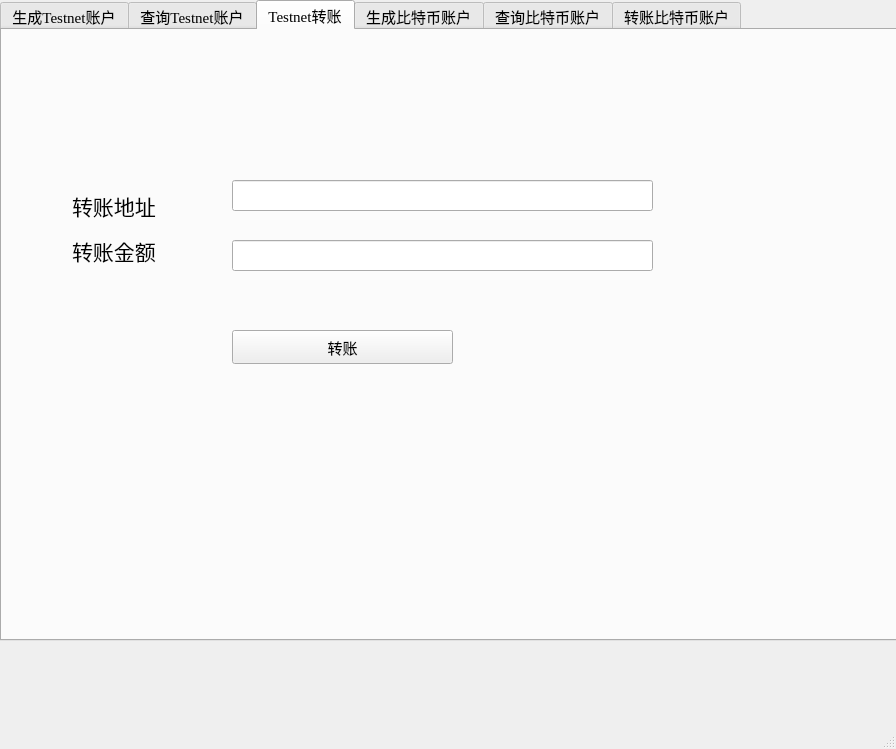
<?xml version="1.0" encoding="UTF-8"?>
<ui version="4.0">
 <class>MainWindow</class>
 <widget class="QMainWindow" name="MainWindow">
  <property name="geometry">
   <rect>
    <x>0</x>
    <y>0</y>
    <width>896</width>
    <height>749</height>
   </rect>
  </property>
  <property name="font">
   <font>
    <weight>50</weight>
    <bold>false</bold>
   </font>
  </property>
  <property name="windowTitle">
   <string>比特币账户查询</string>
  </property>
  <widget class="QWidget" name="centralwidget">
   <widget class="QTabWidget" name="tabWidget">
    <property name="geometry">
     <rect>
      <x>0</x>
      <y>0</y>
      <width>901</width>
      <height>641</height>
     </rect>
    </property>
    <property name="font">
     <font>
      <family>Times New Roman</family>
      <pointsize>11</pointsize>
     </font>
    </property>
    <property name="currentIndex">
     <number>2</number>
    </property>
    <widget class="QWidget" name="tab1">
     <attribute name="title">
      <string>生成Testnet账户</string>
     </attribute>
     <widget class="QPushButton" name="ButtonForUser">
      <property name="geometry">
       <rect>
        <x>40</x>
        <y>260</y>
        <width>151</width>
        <height>51</height>
       </rect>
      </property>
      <property name="font">
       <font>
        <family>Agency FB</family>
        <pointsize>16</pointsize>
       </font>
      </property>
      <property name="text">
       <string>生成账户</string>
      </property>
     </widget>
     <widget class="QLineEdit" name="lineEdit_create_user">
      <property name="geometry">
       <rect>
        <x>220</x>
        <y>260</y>
        <width>441</width>
        <height>51</height>
       </rect>
      </property>
      <property name="font">
       <font>
        <family>Times New Roman</family>
        <pointsize>16</pointsize>
       </font>
      </property>
     </widget>
    </widget>
    <widget class="QWidget" name="tab2">
     <attribute name="title">
      <string>查询Testnet账户</string>
     </attribute>
     <widget class="QWidget" name="verticalLayoutWidget">
      <property name="geometry">
       <rect>
        <x>60</x>
        <y>150</y>
        <width>491</width>
        <height>101</height>
       </rect>
      </property>
      <layout class="QVBoxLayout" name="verticalLayout">
       <item>
        <widget class="QLabel" name="label_5">
         <property name="font">
          <font>
           <family>宋体</family>
           <pointsize>26</pointsize>
          </font>
         </property>
         <property name="text">
          <string>查询结果</string>
         </property>
         <property name="alignment">
          <set>Qt::AlignCenter</set>
         </property>
        </widget>
       </item>
       <item>
        <layout class="QFormLayout" name="formLayout_3">
         <item row="0" column="1">
          <layout class="QHBoxLayout" name="horizontalLayout_2">
           <item>
            <widget class="QLabel" name="label_2">
             <property name="font">
              <font>
               <family>黑体</family>
               <pointsize>14</pointsize>
               <weight>75</weight>
               <bold>true</bold>
               <strikeout>false</strikeout>
              </font>
             </property>
             <property name="text">
              <string>&lt;html&gt;&lt;head/&gt;&lt;body&gt;&lt;p&gt;&lt;span style=&quot; color:#00aa00;&quot;&gt;0&lt;/span&gt;&lt;/p&gt;&lt;/body&gt;&lt;/html&gt;</string>
             </property>
             <property name="alignment">
              <set>Qt::AlignRight|Qt::AlignTrailing|Qt::AlignVCenter</set>
             </property>
            </widget>
           </item>
           <item>
            <widget class="QLabel" name="label_3">
             <property name="font">
              <font>
               <family>宋体</family>
               <pointsize>14</pointsize>
              </font>
             </property>
             <property name="text">
              <string>satoshi</string>
             </property>
            </widget>
           </item>
          </layout>
         </item>
         <item row="0" column="0">
          <widget class="QLabel" name="label_4">
           <property name="font">
            <font>
             <family>宋体</family>
             <pointsize>14</pointsize>
            </font>
           </property>
           <property name="text">
            <string>账户余额：</string>
           </property>
          </widget>
         </item>
        </layout>
       </item>
      </layout>
     </widget>
     <widget class="QWidget" name="formLayoutWidget">
      <property name="geometry">
       <rect>
        <x>60</x>
        <y>30</y>
        <width>491</width>
        <height>107</height>
       </rect>
      </property>
      <layout class="QFormLayout" name="formLayout">
       <item row="0" column="0">
        <widget class="QLabel" name="label">
         <property name="font">
          <font>
           <family>微软雅黑</family>
           <pointsize>14</pointsize>
          </font>
         </property>
         <property name="text">
          <string>地址</string>
         </property>
        </widget>
       </item>
       <item row="0" column="1">
        <widget class="QLineEdit" name="lineEdit">
         <property name="font">
          <font>
           <family>Times New Roman</family>
           <pointsize>15</pointsize>
          </font>
         </property>
         <property name="text">
          <string>n1N4gibGTZyfovfoK6e85g9XoncAgrFATt</string>
         </property>
        </widget>
       </item>
       <item row="2" column="1">
        <widget class="QPushButton" name="pushButton">
         <property name="font">
          <font>
           <pointsize>15</pointsize>
          </font>
         </property>
         <property name="text">
          <string>查询</string>
         </property>
        </widget>
       </item>
      </layout>
     </widget>
     <widget class="QTreeWidget" name="treeWidget">
      <property name="geometry">
       <rect>
        <x>60</x>
        <y>250</y>
        <width>491</width>
        <height>211</height>
       </rect>
      </property>
      <property name="selectionBehavior">
       <enum>QAbstractItemView::SelectItems</enum>
      </property>
      <property name="headerHidden">
       <bool>false</bool>
      </property>
      <column>
       <property name="text">
        <string>UTXO</string>
       </property>
      </column>
      <column>
       <property name="text">
        <string>Value</string>
       </property>
      </column>
     </widget>
    </widget>
    <widget class="QWidget" name="tab3">
     <attribute name="title">
      <string>Testnet转账</string>
     </attribute>
     <widget class="QPushButton" name="transport">
      <property name="geometry">
       <rect>
        <x>230</x>
        <y>300</y>
        <width>221</width>
        <height>34</height>
       </rect>
      </property>
      <property name="text">
       <string>转账</string>
      </property>
     </widget>
     <widget class="QLabel" name="label_6">
      <property name="geometry">
       <rect>
        <x>70</x>
        <y>160</y>
        <width>141</width>
        <height>31</height>
       </rect>
      </property>
      <property name="font">
       <font>
        <family>新宋体</family>
        <pointsize>16</pointsize>
       </font>
      </property>
      <property name="text">
       <string>转账地址</string>
      </property>
     </widget>
     <widget class="QLineEdit" name="lineEdit_transport">
      <property name="geometry">
       <rect>
        <x>230</x>
        <y>150</y>
        <width>421</width>
        <height>31</height>
       </rect>
      </property>
     </widget>
     <widget class="QLineEdit" name="trans_money">
      <property name="geometry">
       <rect>
        <x>230</x>
        <y>210</y>
        <width>421</width>
        <height>31</height>
       </rect>
      </property>
     </widget>
     <widget class="QLabel" name="label_7">
      <property name="geometry">
       <rect>
        <x>70</x>
        <y>200</y>
        <width>141</width>
        <height>41</height>
       </rect>
      </property>
      <property name="font">
       <font>
        <family>新宋体</family>
        <pointsize>16</pointsize>
       </font>
      </property>
      <property name="text">
       <string>转账金额</string>
      </property>
     </widget>
    </widget>
    <widget class="QWidget" name="tab4">
     <attribute name="title">
      <string>生成比特币账户</string>
     </attribute>
     <widget class="QLineEdit" name="lineEdit_create_user_real">
      <property name="geometry">
       <rect>
        <x>260</x>
        <y>260</y>
        <width>411</width>
        <height>51</height>
       </rect>
      </property>
      <property name="font">
       <font>
        <family>Times New Roman</family>
        <pointsize>16</pointsize>
       </font>
      </property>
     </widget>
     <widget class="QPushButton" name="ButtonForUserReal">
      <property name="geometry">
       <rect>
        <x>60</x>
        <y>260</y>
        <width>141</width>
        <height>51</height>
       </rect>
      </property>
      <property name="font">
       <font>
        <family>Agency FB</family>
        <pointsize>16</pointsize>
       </font>
      </property>
      <property name="text">
       <string>生成账户</string>
      </property>
     </widget>
    </widget>
    <widget class="QWidget" name="tab5">
     <attribute name="title">
      <string>查询比特币账户</string>
     </attribute>
     <widget class="QWidget" name="verticalLayoutWidget_4">
      <property name="geometry">
       <rect>
        <x>70</x>
        <y>170</y>
        <width>491</width>
        <height>101</height>
       </rect>
      </property>
      <layout class="QVBoxLayout" name="verticalLayout_4">
       <item>
        <widget class="QLabel" name="label_22">
         <property name="font">
          <font>
           <family>宋体</family>
           <pointsize>26</pointsize>
          </font>
         </property>
         <property name="text">
          <string>查询结果</string>
         </property>
         <property name="alignment">
          <set>Qt::AlignCenter</set>
         </property>
        </widget>
       </item>
       <item>
        <layout class="QFormLayout" name="formLayout_7">
         <item row="0" column="1">
          <layout class="QHBoxLayout" name="horizontalLayout_5">
           <item>
            <widget class="QLabel" name="label_23">
             <property name="font">
              <font>
               <family>黑体</family>
               <pointsize>14</pointsize>
               <weight>75</weight>
               <bold>true</bold>
               <strikeout>false</strikeout>
              </font>
             </property>
             <property name="text">
              <string>&lt;html&gt;&lt;head/&gt;&lt;body&gt;&lt;p&gt;&lt;span style=&quot; color:#00aa00;&quot;&gt;0&lt;/span&gt;&lt;/p&gt;&lt;/body&gt;&lt;/html&gt;</string>
             </property>
             <property name="alignment">
              <set>Qt::AlignRight|Qt::AlignTrailing|Qt::AlignVCenter</set>
             </property>
            </widget>
           </item>
           <item>
            <widget class="QLabel" name="label_24">
             <property name="font">
              <font>
               <family>宋体</family>
               <pointsize>14</pointsize>
              </font>
             </property>
             <property name="text">
              <string>satoshi</string>
             </property>
            </widget>
           </item>
          </layout>
         </item>
         <item row="0" column="0">
          <widget class="QLabel" name="label_25">
           <property name="font">
            <font>
             <family>宋体</family>
             <pointsize>14</pointsize>
            </font>
           </property>
           <property name="text">
            <string>账户余额：</string>
           </property>
          </widget>
         </item>
        </layout>
       </item>
      </layout>
     </widget>
     <widget class="QWidget" name="formLayoutWidget_4">
      <property name="geometry">
       <rect>
        <x>70</x>
        <y>50</y>
        <width>491</width>
        <height>107</height>
       </rect>
      </property>
      <layout class="QFormLayout" name="formLayout_8">
       <item row="0" column="0">
        <widget class="QLabel" name="label_26">
         <property name="font">
          <font>
           <family>微软雅黑</family>
           <pointsize>14</pointsize>
          </font>
         </property>
         <property name="text">
          <string>地址</string>
         </property>
        </widget>
       </item>
       <item row="0" column="1">
        <widget class="QLineEdit" name="lineEdit_4">
         <property name="font">
          <font>
           <family>Times New Roman</family>
           <pointsize>15</pointsize>
          </font>
         </property>
         <property name="text">
          <string>18RKfuiBLFAq86dwyfUmX5gvFFZFYSMwgw</string>
         </property>
        </widget>
       </item>
       <item row="2" column="1">
        <widget class="QPushButton" name="pushButton_real">
         <property name="font">
          <font>
           <pointsize>15</pointsize>
          </font>
         </property>
         <property name="text">
          <string>查询</string>
         </property>
        </widget>
       </item>
      </layout>
     </widget>
     <widget class="QTreeWidget" name="treeWidget_4">
      <property name="geometry">
       <rect>
        <x>70</x>
        <y>270</y>
        <width>491</width>
        <height>211</height>
       </rect>
      </property>
      <property name="selectionBehavior">
       <enum>QAbstractItemView::SelectItems</enum>
      </property>
      <property name="headerHidden">
       <bool>false</bool>
      </property>
      <column>
       <property name="text">
        <string>UTXO</string>
       </property>
      </column>
      <column>
       <property name="text">
        <string>Value</string>
       </property>
      </column>
     </widget>
    </widget>
    <widget class="QWidget" name="tab6">
     <attribute name="title">
      <string>转账比特币账户</string>
     </attribute>
     <widget class="QPushButton" name="transport_4">
      <property name="geometry">
       <rect>
        <x>220</x>
        <y>310</y>
        <width>221</width>
        <height>34</height>
       </rect>
      </property>
      <property name="text">
       <string>转账</string>
      </property>
     </widget>
     <widget class="QLabel" name="label_27">
      <property name="geometry">
       <rect>
        <x>40</x>
        <y>80</y>
        <width>161</width>
        <height>61</height>
       </rect>
      </property>
      <property name="font">
       <font>
        <family>新宋体</family>
        <pointsize>16</pointsize>
       </font>
      </property>
      <property name="text">
       <string>转账地址</string>
      </property>
     </widget>
     <widget class="QLineEdit" name="lineEdit_transport_4">
      <property name="geometry">
       <rect>
        <x>210</x>
        <y>100</y>
        <width>421</width>
        <height>31</height>
       </rect>
      </property>
     </widget>
     <widget class="QLineEdit" name="trans_money_4">
      <property name="geometry">
       <rect>
        <x>210</x>
        <y>190</y>
        <width>421</width>
        <height>31</height>
       </rect>
      </property>
     </widget>
     <widget class="QLabel" name="label_28">
      <property name="geometry">
       <rect>
        <x>50</x>
        <y>180</y>
        <width>131</width>
        <height>61</height>
       </rect>
      </property>
      <property name="font">
       <font>
        <family>新宋体</family>
        <pointsize>16</pointsize>
       </font>
      </property>
      <property name="text">
       <string>转账金额</string>
      </property>
     </widget>
    </widget>
   </widget>
  </widget>
  <widget class="QStatusBar" name="statusbar"/>
 </widget>
 <resources/>
 <connections/>
</ui>
